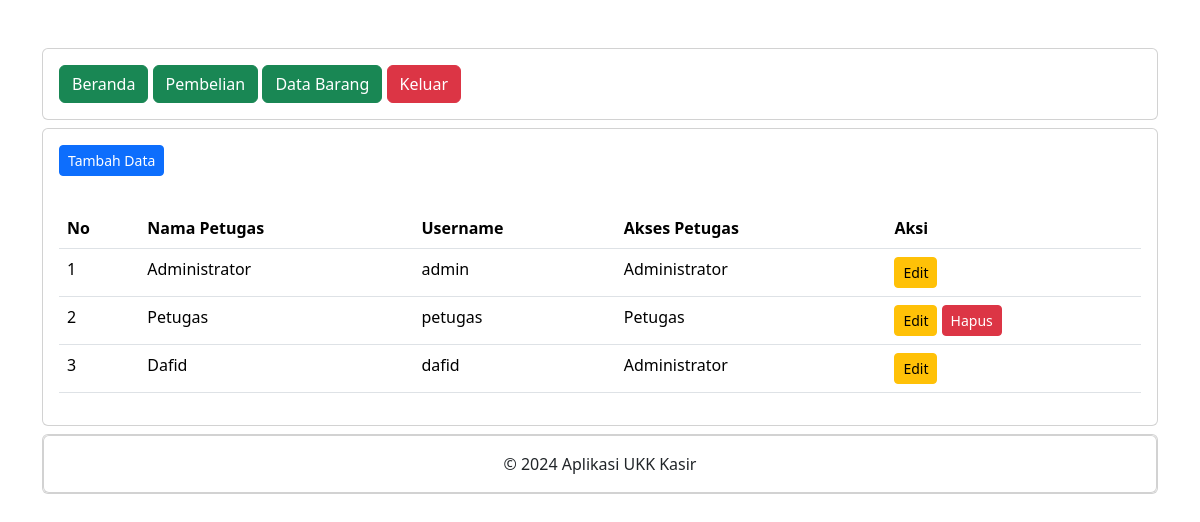
Page /data_pengguna.php (signed in) on the committed database.
### tables this page shows
CREATE TABLE `petugas` (
  `id_petugas` int(11) NOT NULL,
  `nama_petugas` varchar(255) NOT NULL,
  `username` text NOT NULL,
  `password` text NOT NULL,
  `level` int(11) NOT NULL
);

### data_pengguna.php (the view, shortened to what this page needs)
<?php
include "header.php";
include "navbar.php";
?>
<div class="card mt-2">
	<div class="card-body">
		<button type="button" class="btn btn-primary btn-sm" data-bs-toggle="modal" data-bs-target="#tambah-data">
			Tambah Data
		</button>
	</div>
	<div class="card-body">
		<table class="table">
			<thead>
				<tr>
					<th>No</th>
					<th>Nama Petugas</th>
					<th>Username</th>
					<th>Akses Petugas</th>
					<th>Aksi</th>
				</tr>
			</thead>
			<tbody>
				<?php
				include '../koneksi.php';
				$no = 1;
				$data = mysqli_query($koneksi,"select * from petugas");
				while($d = mysqli_fetch_array($data)){
					?>
					<tr>
						<td><?php echo $no++; ?></td>
						<td><?php echo $d['nama_petugas']; ?></td>
						<td><?php echo $d['username']; ?></td>
						<td>
							<?php
							if ($d['level'] == '1') { ?>
								Administrator
							<?php } else { ?>
								Petugas
							<?php } ?>
						</td>
						<td>
							<button type="button" class="btn btn-warning btn-sm" data-bs-toggle="modal" data-bs-target="#edit-data<?php echo $d['id_petugas']; ?>">
								Edit
							</button>
							<?php
							if ($d['level'] == $_SESSION['level']) { ?>
							<?php } else { ?>
								<button type="button" class="btn btn-danger btn-sm" data-bs-toggle="modal" data-bs-target="#hapus-data<?php echo $d['id_petugas']; ?>">
									Hapus
								</button>
							<?php } ?>
						</td>
					</tr>
				<?php } ?>
			</tbody>
		</table>
	</div>
</div>
<?php
include "footer.php";
?>

### rows in the picture
petugas: nama_petugas "Administrator", username "admin", level "Administrator"
petugas: nama_petugas "Petugas", username "petugas", level "Petugas"
petugas: nama_petugas "Dafid", username "dafid", level "Administrator"
